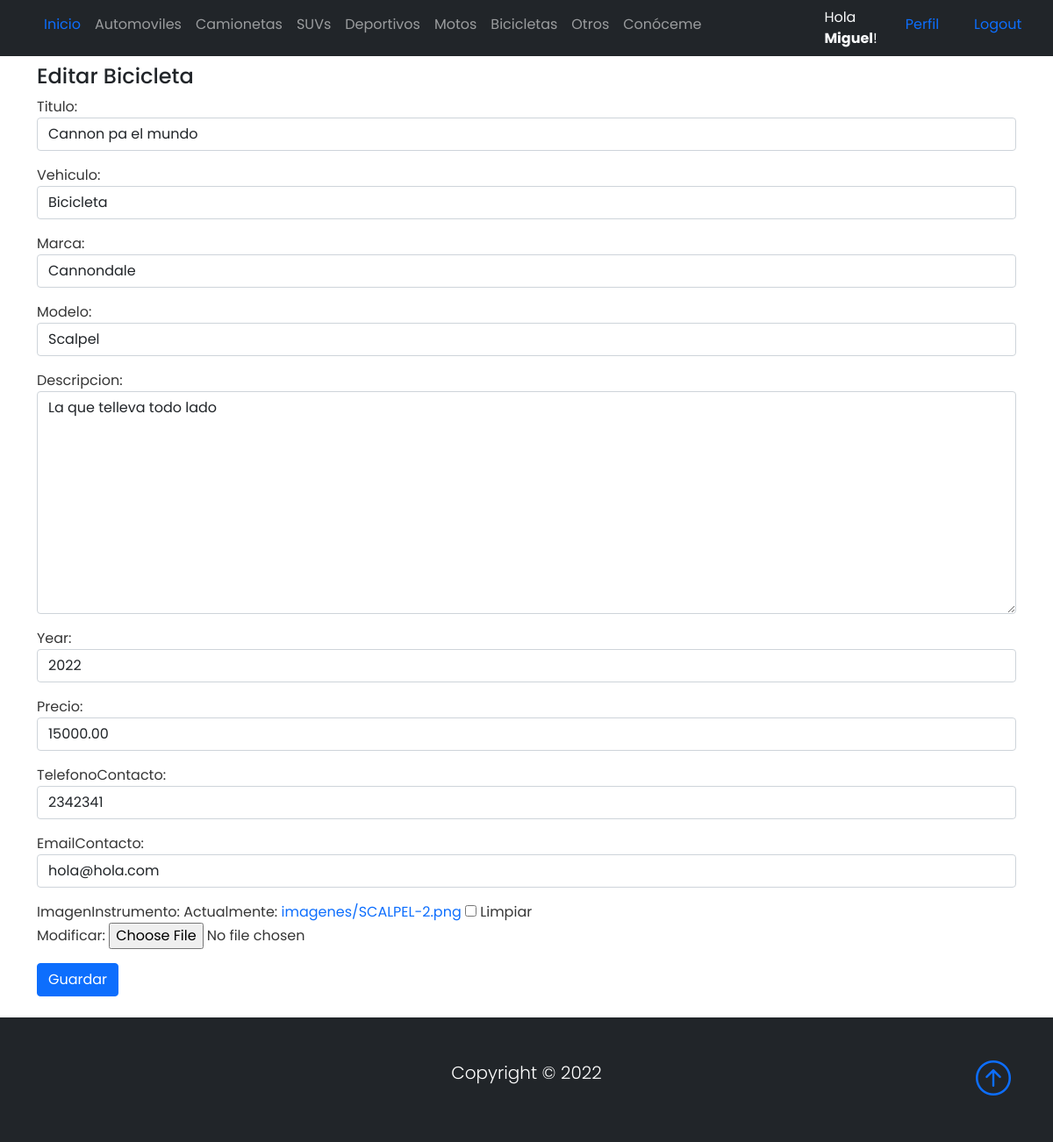
Page /bicicletaEdicion/23/ (signed in) on the committed database.
### Base/models.py (models this page shows, shortened)
class Vehiculo(models.Model):
    vehiculoSeleccion = (
    ('automovil', 'Automovil'),
    ('camioneta', 'Camioneta'),
    ('suv','Suv'),
    ('deportivo','Deportivo'),
    ('moto','Moto'),
    ('bicicleta','Bicicleta'),
    ('otro', 'Otro'),
    )
    usuario = models.ForeignKey(User, on_delete=models.CASCADE, null=True, blank=True)
    titulo = models.CharField(max_length=200)
    vehiculo = models.CharField(max_length=15, choices=vehiculoSeleccion, default='automovil')
    marca = models.CharField(max_length=40)
    modelo = models.CharField(max_length=40)
    descripcion = models.TextField(null=True, blank=True)
    year = models.IntegerField()
    precio = models.DecimalField(max_digits=10, decimal_places=2)
    fechaPublicacion = models.DateTimeField(auto_now_add=True)
    telefonoContacto = models.IntegerField()
    emailContacto = models.EmailField()
    imagenInstrumento = models.ImageField(null=True, blank=True, upload_to="imagenes/")
    class Meta:
        ordering = ['usuario', '-fechaPublicacion']

### Base/views.py (the view)
# urls.py: path('bicicletaEdicion/<int:pk>/', BicicletaUpdate.as_view(), name='bicicleta_editar'),
class BicicletaUpdate(LoginRequiredMixin, UpdateView):
    model = Vehiculo
    form_class = ActualizacionVehiculo
    success_url = reverse_lazy('bicicletas')
    context_object_name = 'bicicleta'
    template_name = 'Base/bicicletaEdicion.html'

### Base/forms.py
class ActualizacionVehiculo(forms.ModelForm):
    class Meta:
        model = Vehiculo
        fields = ('titulo', 'vehiculo', 'marca', 'modelo', 'descripcion', 'year', 'precio', 'telefonoContacto', 'emailContacto', 'imagenInstrumento')
        widgets = {
            'titulo' : forms.TextInput(attrs={'class': 'form-control'}),
            'vehiculo' : forms.Select(attrs={'class': 'form-control'}),
            'marca' : forms.TextInput(attrs={'class': 'form-control'}),
            'modelo' : forms.TextInput(attrs={'class': 'form-control'}),
            'descripcion' : forms.Textarea(attrs={'class': 'form-control'}),
            'year' : forms.TextInput(attrs={'class': 'form-control'}),
            'precio' : forms.TextInput(attrs={'class': 'form-control'}),
            'telefonoContacto' : forms.TextInput(attrs={'class': 'form-control'}),
            'emailContacto' : forms.TextInput(attrs={'class': 'form-control'}),
        }

### Base/templates/Base/bicicletaEdicion.html
{% extends 'Base/home.html' %}
{% block content %}
<br>
<br>
{% if user.id == bicicleta.usuario.id %}
<div class="container">
    <h4>Editar Bicicleta</h4>
</div>
<div class="container">
    <div class="form-group">
        <form method="post" enctype="multipart/form-data">{% csrf_token %}
            {{ form.as_p }}
            <button type="submit" class="btn btn-primary">Guardar</button>
        </form>
    </div>
</div>
<br>
{% else %}
<div class="container">
<h4>No tienes acceso a esta pagina!</h4>
</div>
{% endif %}
{% endblock %}

### Base/templates/Base/home.html (shortened to what this page needs)
{% load static %}
<!DOCTYPE html>
<html lang="en">
<head>
    <link href="https://cdn.jsdelivr.net/npm/bootstrap@5.0.2/dist/css/bootstrap.min.css" rel="stylesheet"
>
    <link rel="stylesheet" href="https://cdn.jsdelivr.net/npm/bootstrap-icons@1.3.0/font/bootstrap-icons.css">
    <link rel="stylesheet" type="text/css" href="{% static 'style.css' %}">
</head>
<body>
    <nav class="navbar navbar-expand-sm bg-dark navbar-dark py-2 fixed-top">
      <div class="container">
            <div class="collapse navbar-collapse" id="navmenu">
              <ul class="navbar-nav mr-auto">
                <li class="nav-item">
                  <a class="nav-link" href="{% url 'home' %}"><span class="text-primary">Inicio</span></a>
                </li>
                <li class="nav-item">
                  <a class="nav-link" href="{% url 'automoviles' %}">Automoviles</a>
                </li>
                <li class="nav-item">
                  <a class="nav-link" href="{% url 'camionetas' %}">Camionetas</a>
                </li>
                <li class="nav-item">
                  <a class="nav-link" href="{% url 'suvs' %}">SUVs</a>
                </li>
                <li class="nav-item">
                  <a class="nav-link" href="{% url 'deportivos' %}">Deportivos</a>
                </li>
                <li class="nav-item">
                  <a class="nav-link" href="{% url 'motos' %}">Motos</a>
                </li>
                <li class="nav-item">
                  <a class="nav-link" href="{% url 'bicicletas' %}">Bicicletas</a>
                </li>
                <li class="nav-item">
                  <a class="nav-link" href="{% url 'otros' %}">Otros</a>
                </li>
                <li class="nav-item">
                  <a class="nav-link" href="{% url 'acerca_de_mi' %}">Conóceme</a>
                </li>
                <div class="container"></div>
                <div class="container"></div>
                <div class="container"></div>
                <div class="container"></div>
                <div class="container"></div>
                {% if request.user.is_authenticated %}
                <div class="container">
                <li class="nav-item">
                  <span class="text-light"> Hola <strong>{{request.user.first_name}}</strong>!</span>
                </li>
                </div>
                <div class="container">
                <li class="nav-item">
                  <a class="nav-link" href="{% url 'editar_perfil' %}"><span class="text-primary">Perfil</span></a>
                </li>
                </div>
                <div class="container">
                <li class="nav-item">
                  <a class="nav-link" href="{% url 'logout' %}"><span class="text-primary">Logout</span></a>
                </li>
                </div>
              {% endif %}
           </ul>
          </div>
      </div>
  </nav>
      {% block content %}{% endblock %}
  <footer class="p-5 bg-dark text-white text-center position-relative">
      <div class="container">
          <p class="lead text-white">Copyright &copy; 2022</p>
          <a href="" class="position-absolute bottom-0 end-0 p-5">
              <i class="bi bi-arrow-up-circle h1"></i>
          </a>
      </div>
  </footer>
</body>
</html>

### Base/static/style.css (style rules this page uses)
body { background-color: white; font-family: 'Poppins', 'Nunito', sans-serif; padding-top: 25px; }
a { text-decoration: none; }
li { text-decoration: none; }
p { color: #363636; }

### rows in the picture
Vehiculo: titulo "Cannon pa el mundo", vehiculo "Bicicleta", marca "Cannondale", modelo "Scalpel", descripcion "La que telleva todo lado", year "2022", precio "15000.00", telefonoContacto "2342341", emailContacto "hola@hola.com"

### other values in the picture
{{ request.user.first_name }} "Miguel"
